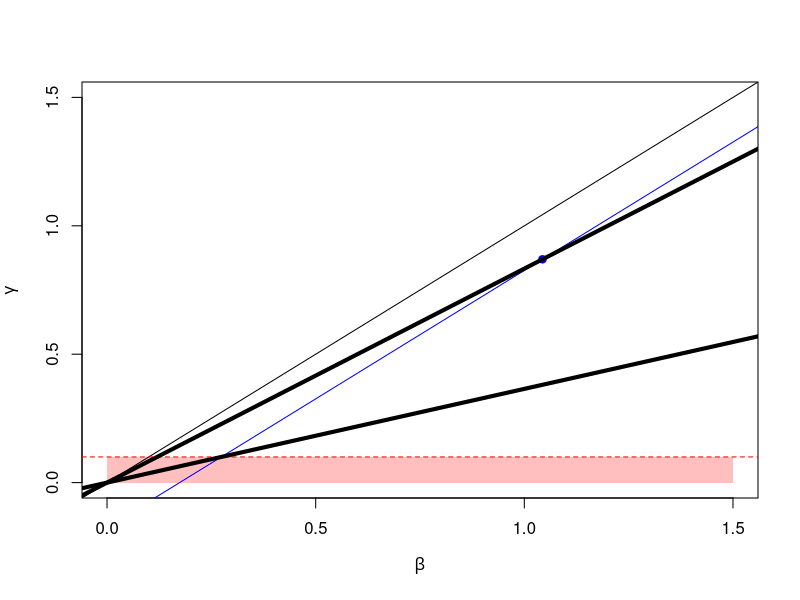

Source code (R):
# Estimated values
gamma.hat <- 1 / 1.15
beta.hat <- 1.2 * gamma.hat
r.hat <- beta.hat - gamma.hat

# Maximum feasible gamma

gamma_max <- 1 / 10
ax.bnds <- c(0, 1.5)
plot(0, 0,
  typ = "n", xlab = expression(beta), ylab = expression(gamma),
  xlim = ax.bnds, ylim = ax.bnds
)
polygon(
  x = c(ax.bnds[1], ax.bnds[2], ax.bnds[2], ax.bnds[1]),
  y = c(0, 0, gamma_max, gamma_max),
  col = adjustcolor("red", alpha.f = 0.25),
  border = NA
)
abline(a = 0, b = 1, col = "black")
abline(h = gamma_max, lty = 2, col = "red")
lines(10 * c(-1, 1), 10 * c(-1, 1) - r.hat, col = "blue", typ = "l")
points(beta.hat, gamma.hat, col = "blue", pch = 19)

R0 <- seq(from = 1.2, to = 10, by = 0.2)
# for (i  in 1:length(R0)){
#  abline(a = 0, b = 1/R0[i], col = 'forestgreen', lty = 2)
# }



(R0.hat <- beta.hat / gamma.hat)
(R0.predict <- 1 + r.hat * 1 / gamma_max)
abline(a = 0, b = 1 / R0.predict, col = "black", lwd = 4)
abline(a = 0, b = 1 / R0.hat, col = "black", lwd = 4)
